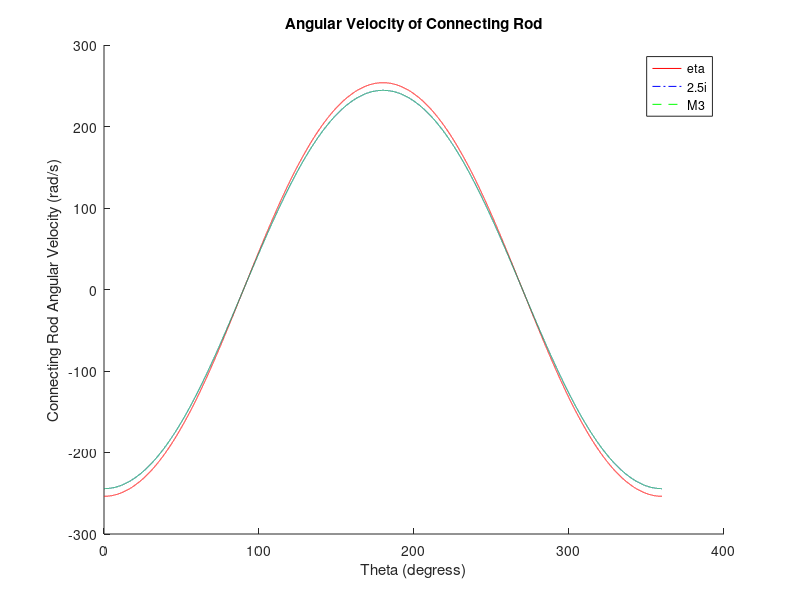
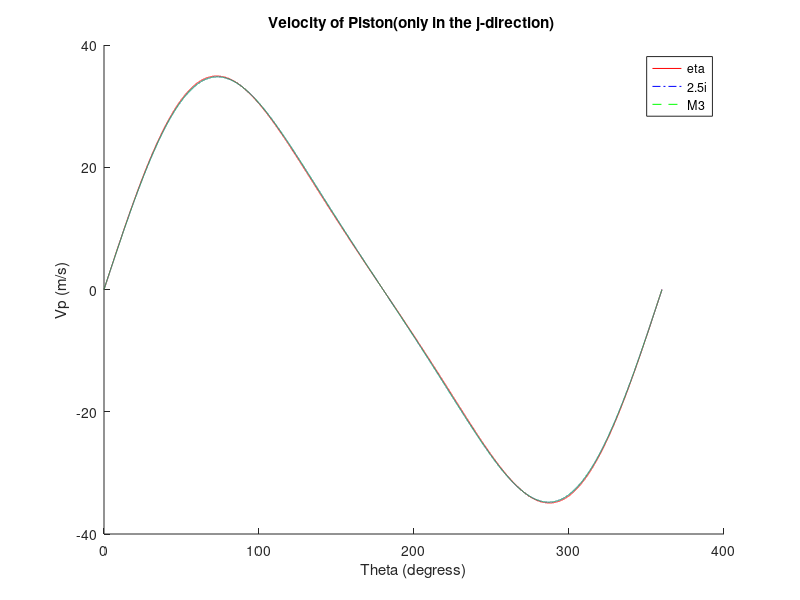
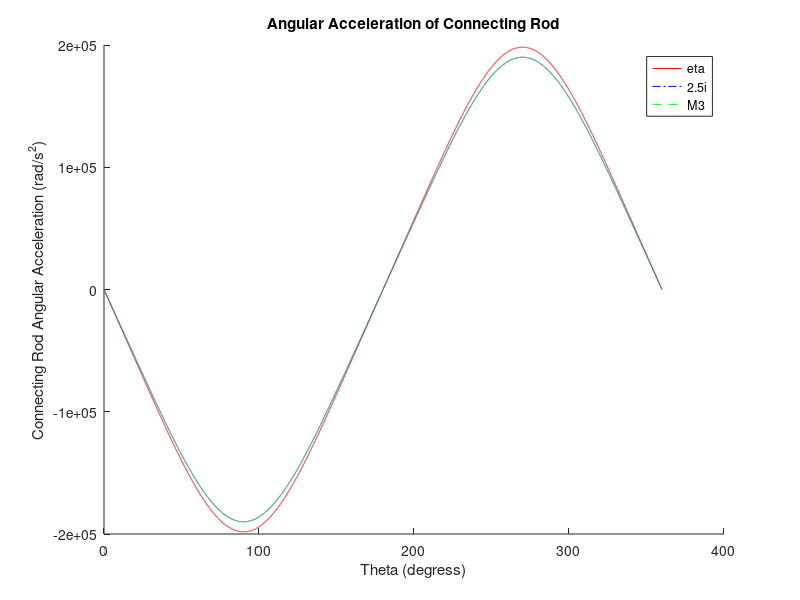
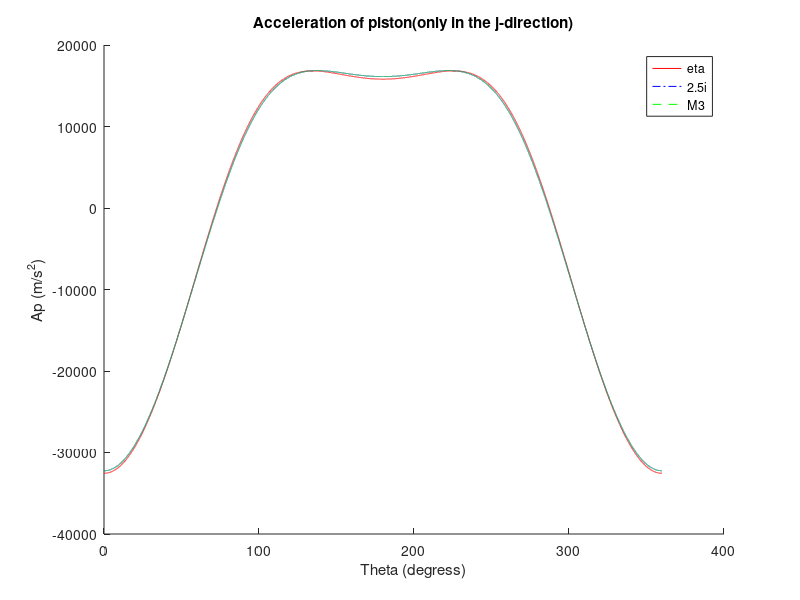

These figures' MATLAB source, in order: (Note: a time limit stopped this script after it produced the figures.)
close all;
clear;
 
% Constant variables
r = 0.045; % radius (m)
d_eta = 0.13; % length of rod(m) eta
d_2i_M3 = 0.135; %length of rod(m) 2.5i and M3 are the same
CoG_eta_M3 = 0.043; %centre of gravity location for eta & M3
CoG_2i = 0.045; %center of gravity location for 2.5i
Wc = 733.038; % constant angular velocity of crank
theta = 0:0.01:360; % from 0-360 degrees
Mp_eta = 0.489; % mass of piston (kg)for eta 
Mp_M3_2i = 0.468; %mass of the piston (kg) for 2.5i & M3
Mcr_eta = 0.62; % mass of rod (kg) eta
Mcr_2i = 0.64; % mass of rod (kg) 2.5i 
Mcr_M3 = 0.595; % mass of rod (kg) M3
I_eta = 0.020; % moment of inertia of rod(kg*m^2) eta
I_2i = 0.021; % moment of inertia of rod(kg*m^2) 2.5i
I_M3 = 0.018; % moment of inertia of rod(kg*m^2) M3
 
% Relationship between theta and phi
phi_eta = asind((r/d_eta)*sind(theta)); %eta
phi_2i_M3 = asind((r/d_2i_M3)*sind(theta)); %2.5i & M3
 
%Kinematics
 
%Angluar velocity of con-rod
 
Wr_eta = (-Wc.*r.*cosd(theta))./(d_eta.*cosd(phi_eta));%eta
Wr_2i = (-Wc.*r.*cosd(theta))./(d_2i_M3.*cosd(phi_2i_M3));%2.5i
Wr_M3 = (-Wc.*r.*cosd(theta))./(d_2i_M3.*cosd(phi_2i_M3)); %M3
 
figure(1)
hold on;
plot(theta,Wr_eta, 'r')
plot(theta,Wr_2i, '-.b')
plot(theta,Wr_M3, '--g')
title('Angular Velocity of Connecting Rod')
xlabel('Theta (degress)')
ylabel('Connecting Rod Angular Velocity (rad/s)')
legend('eta', '2.5i', 'M3');
 
 
%Velocity of piston (P) (only in the j-direction)
 
Vp_eta = Wc.*r.*sind(theta) - Wr_eta.*d_eta.*sind(phi_eta); %eta
Vp_2i = Wc.*r.*sind(theta) - Wr_2i.*d_2i_M3.*sind(phi_2i_M3); %2.5i 
Vp_M3 = Wc.*r.*sind(theta) - Wr_M3.*d_2i_M3.*sind(phi_2i_M3); %M3
 
Vp_max_eta = max(Vp_eta)
Vp_max_2i = max(Vp_2i)
Vp_max_M3 = max(Vp_M3)
 
figure(2)
hold on;
plot(theta,Vp_eta, 'r')
plot(theta,Vp_2i, '-.b')
plot(theta,Vp_M3, '--g')
title('Velocity of Piston(only in the j-direction) ')
xlabel('Theta (degress)')
ylabel(' Vp (m/s) ')
legend('eta', '2.5i', 'M3');
 
%Acceleration of point C (Con-rod connection on crank)
 
Ac = -((Wc.^2).*r.*sind(theta)) + (-(Wc.^2).*r.*cosd(theta));
 
 
 
%Angular Acceleration of con-rod
 
Acr_eta = (-(Wc.^2).*r.*sind(theta) + (Wr_eta.^2).*d_eta.*sind(phi_eta))./(d_eta.*cosd(phi_eta)); %eta
Acr_2i = (-(Wc.^2).*r.*sind(theta) + (Wr_2i.^2).*d_2i_M3.*sind(phi_2i_M3))./(d_2i_M3.*cosd(phi_2i_M3)); %2.5i
Acr_M3 = (-(Wc.^2).*r.*sind(theta) + (Wr_M3.^2).*d_2i_M3.*sind(phi_2i_M3))./(d_2i_M3.*cosd(phi_2i_M3)); %M3
 
figure(3)
hold on;
plot(theta,Acr_eta, 'r')
plot(theta,Acr_2i, '-.b')
plot(theta,Acr_M3, '--g')
title('Angular Acceleration of Connecting Rod')
xlabel('Theta (degress)')
ylabel('Connecting Rod Angular Acceleration (rad/s^2)')
legend('eta', '2.5i', 'M3');
 
%Acceleration of piston (P) (only in the j-direction)
 
Ap_eta = -((Wc.^2).*r.*cosd(theta)) - (Acr_eta.*d_eta.*sind(phi_eta)) - ((Wr_eta.^2).*d_eta.*cosd(phi_eta));%eta
Ap_2i = -((Wc.^2).*r.*cosd(theta)) - (Acr_2i.*d_2i_M3.*sind(phi_2i_M3)) - ((Wr_2i.^2).*d_2i_M3.*cosd(phi_2i_M3));%2.5i
Ap_M3 = -((Wc.^2).*r.*cosd(theta)) - (Acr_M3.*d_2i_M3.*sind(phi_2i_M3)) - ((Wr_M3.^2).*d_2i_M3.*cosd(phi_2i_M3));%M3
 
Ap_max_eta = max(Ap_eta)
Ap_max_2i = max(Ap_2i)
Ap_max_M3 = max(Ap_M3)
 
 
figure(4)
hold on;
plot(theta,Ap_eta, 'r')
plot(theta,Ap_2i, '-.b')
plot(theta,Ap_M3, '--g')
title('Acceleration of piston(only in the j-direction)')
xlabel('Theta (degress)')
ylabel(' Ap (m/s^2) ')
legend('eta', '2.5i', 'M3');
 
%Acceleration of con-rod CoM in the x direction (i)
AGx_eta = Acr_eta.*(d_eta-CoG_eta_M3).*cosd(phi_eta) - (Wr_eta.^2).*(d_eta-CoG_eta_M3).*sind(phi_eta); %eta
AGx_2i = Acr_2i.*(d_2i_M3-CoG_2i).*cosd(phi_2i_M3) - (Wr_2i.^2).*(d_2i_M3-CoG_2i).*sind(phi_2i_M3); %2.5i
AGx_M3 = Acr_M3.*(d_2i_M3-CoG_eta_M3).*cosd(phi_2i_M3) - (Wr_M3.^2).*(d_2i_M3-CoG_eta_M3).*sind(phi_2i_M3); %M3
 
%Acceleration of con-rod CoM in the y direction (j)
AGy_eta = Ap_eta + Acr_eta.*(d_eta-CoG_eta_M3).*sind(phi_eta) + (Wr_eta.^2).*(d_eta-CoG_eta_M3).*cosd(phi_eta); %eta
AGy_2i = Ap_2i + Acr_2i.*(d_2i_M3-CoG_2i).*sind(phi_2i_M3) + (Wr_2i.^2).*(d_2i_M3-CoG_2i).*cosd(phi_2i_M3); %2.5i
AGy_M3 = Ap_M3 + Acr_M3.*(d_2i_M3-CoG_eta_M3).*sind(phi_2i_M3) + (Wr_M3.^2).*(d_2i_M3-CoG_eta_M3).*cosd(phi_2i_M3); %M3
 
%Kinetics
%Force of the piston acting in the y direction
 
Py_eta = Mp_eta.*9.81 + Mp_eta.*Ap_eta; %eta
Py_2i = Mp_M3_2i.*9.81 + Mp_M3_2i.*Ap_2i; %2i
Py_M3 = Mp_M3_2i.*9.81 + Mp_M3_2i.*Ap_M3; %M3
 
Py_max_eta = max(Py_eta)
Py_max_2i = max(Py_2i)
Py_max_M3 = max(Py_M3)
 
 
figure(5)
hold on;
plot(theta,Py_eta, 'r')
plot(theta,Py_2i, '-.b')
plot(theta,Py_M3, '--g')
title('Force of the Piston acting in the y-direction')
xlabel('Theta (degress)')
ylabel(' Force of Py  (N)')
legend('eta', '2.5i', 'M3');
 
%Force of Crank in Y direction 
 
Cy_eta = Mcr_eta.*AGy_eta + Py_eta + Mcr_eta.*9.81; %eta
Cy_2i = Mcr_2i.*AGy_2i + Py_2i + Mcr_2i.*9.81; %2i
Cy_M3 = Mcr_M3.*AGy_M3 + Py_M3 + Mcr_M3.*9.81; %M3
 
Cy_max_eta = max(Cy_eta)
Cy_max_2i = max(Cy_2i)
Cy_max_M3 = max(Cy_M3)
 
 
figure(6)
hold on;
plot(theta,Cy_eta,'r')
plot(theta,Cy_2i,'-.b')
plot(theta,Cy_M3,'--g')
title('Force of the Crank in y-direction')
xlabel('Theta (degress)')
ylabel('Force of Cy (N)')
legend('eta', '2.5i', 'M3');
 
%Force of the Piston in the x direction - using moment of inertia
 
Px_eta = ((CoG_eta_M3.*cosd(phi_eta).*Mcr_eta.*AGx_eta - I_eta.*Acr_eta + CoG_eta_M3.*sind(phi_eta).*Cy_eta + (d_eta-CoG_eta_M3).*sind(phi_eta).*Py_eta))./(d_eta.*cosd(phi_eta)); %eta
Px_2i = ((CoG_2i.*cosd(phi_2i_M3).*Mcr_2i.*AGx_2i - I_2i.*Acr_2i + CoG_2i.*sind(phi_2i_M3).*Cy_2i + (d_2i_M3-CoG_2i).*sind(phi_2i_M3).*Py_2i))./(d_2i_M3.*cosd(phi_2i_M3)); %2i
Px_M3 = ((CoG_eta_M3.*cosd(phi_2i_M3).*Mcr_M3.*AGx_M3 - I_M3.*Acr_M3 + CoG_eta_M3.*sind(phi_2i_M3).*Cy_M3 + (d_2i_M3-CoG_eta_M3).*sind(phi_2i_M3).*Py_M3))./(d_2i_M3.*cosd(phi_2i_M3)); %M3
 
Px_max_eta = max(Px_eta)
Px_max_2i = max(Px_2i)
Px_max_M3 = max(Px_M3)
 
figure(7)
hold on;
plot(theta,Px_eta, 'r')
plot(theta,Px_2i, '-.b')
plot(theta,Px_M3, '--g')
title('Force of the Piston in the x-direction')
xlabel('Theta (degress)')
ylabel('Force of Px (N)')
legend('eta', '2.5i', 'M3');
 
%Force of the Crank in the x direction
 
Cx_eta = Px_eta-(Mcr_eta*AGx_eta);
Cx_2i = Px_2i-(Mcr_2i*AGx_2i);
Cx_M3 = Px_M3-(Mcr_M3*AGx_M3);
 
Cx_max_eta = max(Cx_eta)
Cx_max_2i = max(Cx_2i)
Cx_max_M3 = max(Cx_M3)
 
figure(8)
hold on;
plot(theta, Cx_eta, 'r')
plot(theta, Cx_2i, '-.b')
plot(theta, Cx_M3, '--g')
title('Force of the Crank in the x-direction')
xlabel('Theta (degress)')
ylabel('Force of Cx (N)')
legend('eta', '2.5i', 'M3');
 
%Force of the wall on the piston
figure(9)
FL_eta = Cx_eta;
FL_2i = Cx_2i;
FL_M3 = Cx_M3;
 
hold on;
plot(theta, FL_eta, 'r')
plot(theta, FL_2i, '-.b')
plot(theta, FL_M3, '--g')
title('Force of the wall on the piston')
xlabel('Theta (degress)')
ylabel('Force of FL (N)')
legend('eta', '2.5i', 'M3');
 
% Magnitude of the gudgeon pin
 
P_mag_eta = sqrt(Px_eta.*Px_eta + Py_eta.*Py_eta);
P_mag_2i = sqrt(Px_2i.*Py_2i + Py_2i.*Py_2i);
P_mag_M3 = sqrt(Px_M3.*Px_M3 + Py_M3.*Py_M3);
 
% Magnitude of the journal bearing
C_mag_eta = sqrt(Cx_eta.*Cx_eta + Cy_eta.*Cy_eta);
C_mag_2i = sqrt(Cx_2i.*Cx_2i + Cy_2i.*Cy_2i);
C_mag_M3 = sqrt(Cx_M3.*Cx_M3 + Cy_M3.*Cy_M3);
 
% Maximum load on the gudgeon pin
P_max_eta = max(P_mag_eta * 10^-3);
P_max_2i = max(P_mag_2i * 10^-3)
P_max_M3 = max(P_mag_M3 * 10^-3)
 
% Maximum load on the journal bearing
C_max_eta = max(C_mag_eta * 10^-3);
C_max_2i = max(C_mag_2i * 10^-3)
C_max_M3 = max(C_mag_M3 * 10^-3)
 
 
% Determine maximum angular velocity of the 2.5i connecting rod
%need to comment out while 2 to evaluate the max 2.5i angular velocity 
while 1
    Wc = Wc + 0.1
    %using the above equations for 2.5i:
    phi_2i_M3 = asind((r/d_2i_M3)*sind(theta)); %2.5i & M3
    Wr_2i = (-Wc.*r.*cosd(theta))./(d_2i_M3.*cosd(phi_2i_M3));%2.5i
    Vp_2i = Wc.*r.*sind(theta) - Wr_2i.*d_2i_M3.*sind(phi_2i_M3); %2.5i 
    Ac = -((Wc.^2).*r.*sind(theta)) + (-(Wc.^2).*r.*cosd(theta));
    Acr_2i = (-(Wc.^2).*r.*sind(theta) + (Wr_2i.^2).*d_2i_M3.*sind(phi_2i_M3))./(d_2i_M3.*cosd(phi_2i_M3)); %2.5i
    Ap_2i = -((Wc.^2).*r.*cosd(theta)) - (Acr_2i.*d_2i_M3.*sind(phi_2i_M3)) - ((Wr_2i.^2).*d_2i_M3.*cosd(phi_2i_M3));%2.5i
    AGx_2i = Acr_2i.*(d_2i_M3-CoG_2i).*cosd(phi_2i_M3) - (Wr_2i.^2).*(d_2i_M3-CoG_2i).*sind(phi_2i_M3); %2.5i
    AGy_2i = Ap_2i + Acr_2i.*(d_2i_M3-CoG_2i).*sind(phi_2i_M3) + (Wr_2i.^2).*(d_2i_M3-CoG_2i).*cosd(phi_2i_M3); %2.5i
    Py_2i = Mp_M3_2i.*9.81 + Mp_M3_2i.*Ap_2i; %2i
    Cy_2i = Mcr_2i.*AGy_2i + Py_2i + Mcr_2i.*9.81; %2i
    Px_2i = ((CoG_2i.*cosd(phi_2i_M3).*Mcr_2i.*AGx_2i - I_2i.*Acr_2i + CoG_2i.*sind(phi_2i_M3).*Cy_2i + (d_2i_M3-CoG_2i).*sind(phi_2i_M3).*Py_2i))./(d_2i_M3.*cosd(phi_2i_M3)); %2i
    Cx_2i = Px_2i-(Mcr_2i*AGx_2i);
    P_mag_2i = sqrt(Px_2i.^2 + Py_2i.^2);
    C_mag_2i = sqrt(Cx_2i.*Cx_2i + Cy_2i.*Cy_2i);
    P_max_2i = max(P_mag_2i * 10^-3);
    C_max_2i = max(C_mag_2i * 10^-3);
    
    if P_max_2i > P_max_eta
        break
    end
end
 
 
%determining the maximum angular velocity for the M3 connecting rod
 
while 2
    Wc = Wc + 0.1
    %using the above equations for M3:
    phi_2i_M3 = asind((r/d_2i_M3)*sind(theta)); %2.5i & M3
    Wr_M3 = (-Wc.*r.*cosd(theta))./(d_2i_M3.*cosd(phi_2i_M3)); %M3
    Vp_M3 = Wc.*r.*sind(theta) - Wr_M3.*d_2i_M3.*sind(phi_2i_M3); %M3
    Ac = -((Wc.^2).*r.*sind(theta)) + (-(Wc.^2).*r.*cosd(theta));
    Acr_M3 = (-(Wc.^2).*r.*sind(theta) + (Wr_M3.^2).*d_2i_M3.*sind(phi_2i_M3))./(d_2i_M3.*cosd(phi_2i_M3)); %M3
    Ap_M3 = -((Wc.^2).*r.*cosd(theta)) - (Acr_M3.*d_2i_M3.*sind(phi_2i_M3)) - ((Wr_M3.^2).*d_2i_M3.*cosd(phi_2i_M3));%M3
    AGx_M3 = Acr_M3.*(d_2i_M3-CoG_eta_M3).*cosd(phi_2i_M3) - (Wr_M3.^2).*(d_2i_M3-CoG_eta_M3).*sind(phi_2i_M3); %M3
    AGy_M3 = Ap_M3 + Acr_M3.*(d_2i_M3-CoG_eta_M3).*sind(phi_2i_M3) + (Wr_M3.^2).*(d_2i_M3-CoG_eta_M3).*cosd(phi_2i_M3); %M3
    Py_M3 = Mp_M3_2i.*9.81 + Mp_M3_2i.*Ap_M3; %M3
    Cy_M3 = Mcr_M3.*AGy_M3 + Py_M3 + Mcr_M3.*9.81; %M3
    Px_M3 = ((CoG_eta_M3.*cosd(phi_2i_M3).*Mcr_M3.*AGx_M3 - I_M3.*Acr_M3 + CoG_eta_M3.*sind(phi_2i_M3).*Cy_M3 + (d_2i_M3-CoG_eta_M3).*sind(phi_2i_M3).*Py_M3))./(d_2i_M3.*cosd(phi_2i_M3)); %M3
    Cx_M3 = Px_M3-(Mcr_M3*AGx_M3);
    P_mag_M3 = sqrt(Px_M3.*Px_M3 + Py_M3.*Py_M3);
    C_mag_M3 = sqrt(Cx_M3.*Cx_M3 + Cy_M3.*Cy_M3);
    P_max_M3 = max(P_mag_M3 * 10^-3);
    C_max_M3 = max(C_mag_M3 * 10^-3);
 
    if P_max_M3 > P_max_eta
        break
    end
end
 
